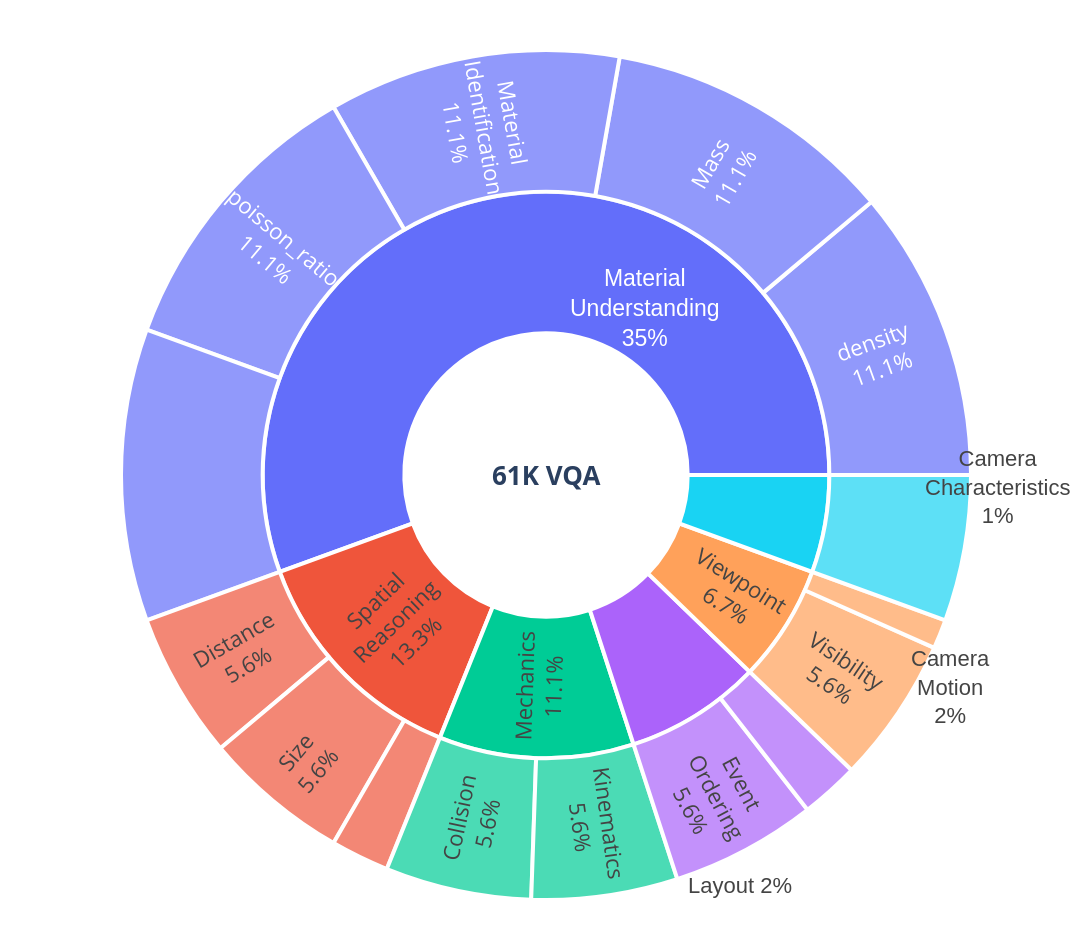

The notebook cell this image was saved under:
### Code cell
import json
import plotly.graph_objects as go

PATH_BAL_SUB = "/data0/sebastian.cavada/compositional-physics/tiny_vqa_deterministic/answering_questions/balancing_sub_categories.json"
PATH_DATA = "/data0/sebastian.cavada/compositional-physics/tiny_vqa_deterministic/simple_vqa.json"

CENTER_TEXT = "<b>61K VQA</b>"
PERCENT_MODE = "entry"  # or "parent"

# Label mappings
mapping_sub = {
    "visibility": "Visibility",
    "material_identification": "Material<br>Identification",
    "size": "Size",
    "camera_characteristics": "Camera<br>Characteristics",
    "physics_property": "Physics<br>Property",
    "kinematics": "Kinematics",
    "collision": "Collision",
    "mass": "Mass",
    "camera_motion": "Camera Motion",
    "layout": "Layout",
    "distance": "Distance",
    "event_ordering": "Event<br>Ordering",
}

mapping_cat = {
    "mechanics": "Mechanics",
    "spatial_reasoning": "Spatial<br>Reasoning",
    "visual_percetion": "Visual<br>Perception",
    "temporal": "Temporal<br>Reasoning",
    "view_point": "Viewpoint",
    "material_understanding": "Material<br>Understanding",
}

with open(PATH_BAL_SUB) as f:
    balancing = json.load(f)
with open(PATH_DATA) as f:
    data = json.load(f)

root_label = CENTER_TEXT
labels, parents, values = [root_label], [""], [0.0]
main_totals, subs_for_main = {}, {}

for main_cat, items in data.items():
    seen = set()
    for _, props in items.items():
        if isinstance(props, dict):
            sc = props.get("sub_category")
            if sc and sc in balancing:
                seen.add(sc)
    if not seen:
        continue
    total = sum(balancing[sc] for sc in seen)
    if total > 0:
        main_totals[main_cat] = total
        subs_for_main[main_cat] = sorted(seen)

for main_cat, total in main_totals.items():
    labels.append(mapping_cat.get(main_cat, main_cat))
    parents.append(root_label)
    values.append(total)

for main_cat, sc_list in subs_for_main.items():
    parent_label = mapping_cat.get(main_cat, main_cat)
    for sc in sc_list:
        labels.append(mapping_sub.get(sc, sc))
        parents.append(parent_label)
        values.append(balancing[sc])

values[0] = sum(main_totals.values())

if PERCENT_MODE == "parent":
    percent_token = "%{percentParent:.1%}"
    hover_label = "of parent"
else:
    percent_token = "%{percentEntry:.1%}"
    hover_label = "of total"

# labels[4] = "asdasd"

# Build the figure
fig = go.Figure(
    go.Sunburst(
        labels=labels,
        parents=parents,
        values=values,
        branchvalues="total",
        insidetextorientation="radial",
        textinfo="label+percent entry",
        texttemplate=[
            "" if i == 0 else "%{label}<br>" + percent_token  # hide center label
            for i in range(len(labels))
        ],
        textfont=dict(size=25),
        marker=dict(line=dict(color="white", width=4)),
    )
)

# Optional annotation in the center
if CENTER_TEXT:
    fig.add_annotation(
        text=f"{CENTER_TEXT}", showarrow=False, font=dict(size=26), x=0.5, y=0.5
    )

fig.update_layout(
    # title=dict(
    #     text="Distribution of Question Categories<br>and Subcategories",
    #     font=dict(size=26)
    # ),
    uniformtext=dict(minsize=22, mode="hide"),
    width=1150,
    height=950,
    margin=dict(t=50, l=50, r=50, b=50),
)

fig.update_traces(
    hovertemplate="<b>%{label}</b><br>"
    "Value: %{value:.4f}<br>"
    f"Percent {hover_label}: " + percent_token + "<extra></extra>"
)


# fixing what I didn't like before
fig.add_annotation(
    text="Material<br>Understanding<br>35%",  # your custom label
    x=0.6,
    y=0.75,  # position (normalized 0–1)
    showarrow=False,
    font=dict(size=23, color="white", family="Arial"),
    textangle=0,  # rotation in degrees
)

fig.add_annotation(
    text="Layout 2%",  # your custom label
    x=0.75,
    y=0.0,  # position (normalized 0–1)
    showarrow=False,
    font=dict(size=22, color="#444444", family="Arial"),
    textangle=0,  # rotation in degrees
)

fig.add_annotation(
    text="Camera<br>Motion<br>2%",  # your custom label
    x=0.95,
    y=0.2,  # position (normalized 0–1)
    showarrow=False,
    font=dict(size=22, color="#444444", family="Arial"),
    textangle=0,  # rotation in degrees
)

fig.add_annotation(
    text="Camera<br>Characteristics<br>1%",  # your custom label
    x=1.03,
    y=0.486,  # position (normalized 0–1)
    showarrow=False,
    font=dict(size=22, color="#444444", family="Arial"),
    textangle=0,  # rotation in degrees
)

fig.show()

### Figure 1 — Plotly figure (JSON) as saved in the notebook; plotly's stock layout.template omitted (floating-point values rounded to 4 significant figures)
{"data": [{"branchvalues": "total", "hovertemplate": "<b>%{label}</b><br>Value: %{value:.4f}<br>Percent of total: %{percentEntry:.1%}<extra></extra>", "insidetextorientation": "radial", "labels": ["<b>61K VQA</b>", "Spatial<br>Reasoning", "Mechanics", "Material<br>Understanding", "Viewpoint", "Temporal<br>Reasoning", "persistence", "Distance", "Layout", "Size", "Collision", "Kinematics", "density", "Mass", "Material<br>Identification", "poisson_ratio", "young_modulus", "Camera<br>Characteristics", "Visibility", "Camera Motion", "Event<br>Ordering", "object_persistence"], "marker": {"line": {"color": "white", "width": 4}}, "parents": ["", "<b>61K VQA</b>", "<b>61K VQA</b>", "<b>61K VQA</b>", "<b>61K VQA</b>", "<b>61K VQA</b>", "<b>61K VQA</b>", "Spatial<br>Reasoning", "Spatial<br>Reasoning", "Spatial<br>Reasoning", "Mechanics", "Mechanics", "Material<br>Understanding", "Material<br>Understanding", "Material<br>Understanding", "Material<br>Understanding", "Material<br>Understanding", "Viewpoint", "Viewpoint", "Temporal<br>Reasoning", "Temporal<br>Reasoning", "persistence"], "textfont": {"size": 25}, "textinfo": "label+percent entry", "texttemplate": ["", "%{label}<br>%{percentEntry:.1%}", "%{label}<br>%{percentEntry:.1%}", "%{label}<br>%{percentEntry:.1%}", "%{label}<br>%{percentEntry:.1%}", "%{label}<br>%{percentEntry:.1%}", "%{label}<br>%{percentEntry:.1%}", "%{label}<br>%{percentEntry:.1%}", "%{label}<br>%{percentEntry:.1%}", "%{label}<br>%{percentEntry:.1%}", "%{label}<br>%{percentEntry:.1%}", "%{label}<br>%{percentEntry:.1%}", "%{label}<br>%{percentEntry:.1%}", "%{label}<br>%{percentEntry:.1%}", "%{label}<br>%{percentEntry:.1%}", "%{label}<br>%{percentEntry:.1%}", "%{label}<br>%{percentEntry:.1%}", "%{label}<br>%{percentEntry:.1%}", "%{label}<br>%{percentEntry:.1%}", "%{label}<br>%{percentEntry:.1%}", "%{label}<br>%{percentEntry:.1%}", "%{label}<br>%{percentEntry:.1%}"], "type": "sunburst", "values": [0.9, 0.12, 0.1, 0.5, 0.06, 0.07, 0.05, 0.05, 0.02, 0.05, 0.05, 0.05, 0.1, 0.1, 0.1, 0.1, 0.1, 0.01, 0.05, 0.02, 0.05, 0.05]}], "layout": {"annotations": [{"font": {"size": 26}, "showarrow": false, "text": "<b>61K VQA</b>", "x": 0.5, "y": 0.5}, {"font": {"color": "white", "family": "Arial", "size": 23}, "showarrow": false, "text": "Material<br>Understanding<br>35%", "textangle": 0, "x": 0.6, "y": 0.75}, {"font": {"color": "#444444", "family": "Arial", "size": 22}, "showarrow": false, "text": "Layout 2%", "textangle": 0, "x": 0.75, "y": 0}, {"font": {"color": "#444444", "family": "Arial", "size": 22}, "showarrow": false, "text": "Camera<br>Motion<br>2%", "textangle": 0, "x": 0.95, "y": 0.2}, {"font": {"color": "#444444", "family": "Arial", "size": 22}, "showarrow": false, "text": "Camera<br>Characteristics<br>1%", "textangle": 0, "x": 1.03, "y": 0.486}], "height": 950, "margin": {"b": 50, "l": 50, "r": 50, "t": 50}, "uniformtext": {"minsize": 22, "mode": "hide"}, "width": 1150}}
